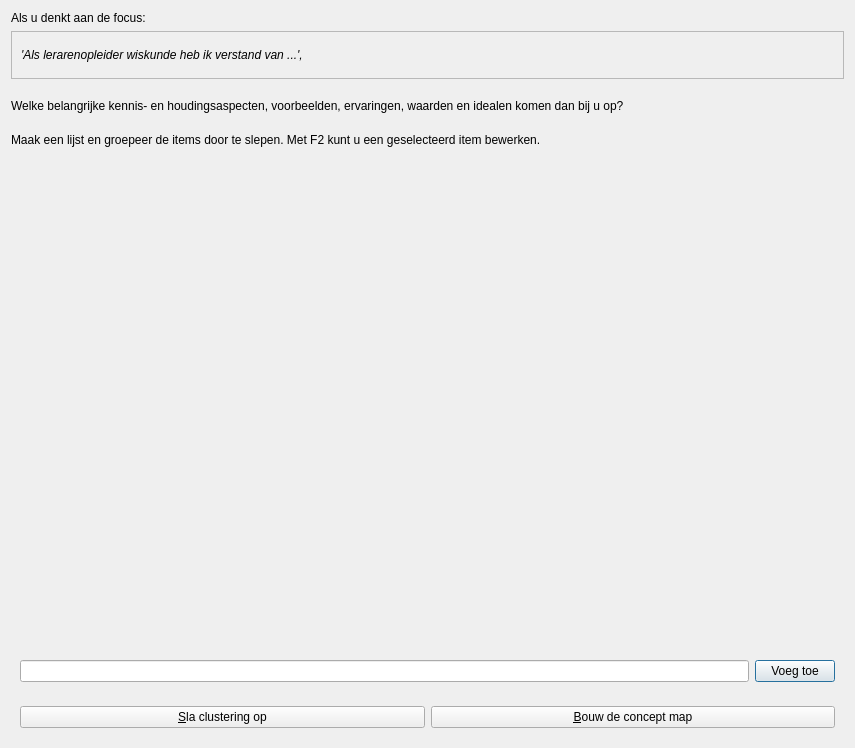
<?xml version="1.0" encoding="UTF-8"?>
<ui version="4.0">
 <class>QtPvdbClusterDialog</class>
 <widget class="QDialog" name="QtPvdbClusterDialog">
  <property name="geometry">
   <rect>
    <x>0</x>
    <y>0</y>
    <width>855</width>
    <height>748</height>
   </rect>
  </property>
  <property name="windowTitle">
   <string>Associeer- en cluster-scherm</string>
  </property>
  <property name="windowIcon">
   <iconset resource="Brainweaver.qrc">
    <normaloff>:/images/PicArrow14x14.png</normaloff>:/images/PicArrow14x14.png</iconset>
  </property>
  <layout class="QVBoxLayout" name="verticalLayout">
   <item>
    <widget class="QLabel" name="label_text_top">
     <property name="sizePolicy">
      <sizepolicy hsizetype="Preferred" vsizetype="Maximum">
       <horstretch>0</horstretch>
       <verstretch>0</verstretch>
      </sizepolicy>
     </property>
     <property name="text">
      <string>Als u denkt aan de focus:</string>
     </property>
    </widget>
   </item>
   <item>
    <widget class="QFrame" name="frame">
     <property name="sizePolicy">
      <sizepolicy hsizetype="Preferred" vsizetype="Maximum">
       <horstretch>0</horstretch>
       <verstretch>0</verstretch>
      </sizepolicy>
     </property>
     <property name="frameShape">
      <enum>QFrame::StyledPanel</enum>
     </property>
     <property name="frameShadow">
      <enum>QFrame::Raised</enum>
     </property>
     <layout class="QVBoxLayout" name="verticalLayout_2">
      <item>
       <widget class="QLabel" name="label_question">
        <property name="sizePolicy">
         <sizepolicy hsizetype="Preferred" vsizetype="Maximum">
          <horstretch>0</horstretch>
          <verstretch>0</verstretch>
         </sizepolicy>
        </property>
        <property name="font">
         <font>
          <weight>50</weight>
          <italic>true</italic>
          <bold>false</bold>
         </font>
        </property>
        <property name="frameShape">
         <enum>QFrame::NoFrame</enum>
        </property>
        <property name="frameShadow">
         <enum>QFrame::Plain</enum>
        </property>
        <property name="text">
         <string>'Als lerarenopleider wiskunde heb ik verstand van ...',</string>
        </property>
        <property name="wordWrap">
         <bool>true</bool>
        </property>
       </widget>
      </item>
     </layout>
    </widget>
   </item>
   <item>
    <widget class="QLabel" name="label_text_middle">
     <property name="sizePolicy">
      <sizepolicy hsizetype="Preferred" vsizetype="Maximum">
       <horstretch>0</horstretch>
       <verstretch>0</verstretch>
      </sizepolicy>
     </property>
     <property name="text">
      <string>Welke belangrijke kennis- en houdingsaspecten, voorbeelden, ervaringen, waarden en idealen komen dan bij u op? </string>
     </property>
     <property name="wordWrap">
      <bool>true</bool>
     </property>
    </widget>
   </item>
   <item>
    <widget class="QLabel" name="label_text_bottom">
     <property name="sizePolicy">
      <sizepolicy hsizetype="Preferred" vsizetype="Maximum">
       <horstretch>0</horstretch>
       <verstretch>0</verstretch>
      </sizepolicy>
     </property>
     <property name="text">
      <string>Maak een lijst en groepeer de items door te slepen. Met F2 kunt u een geselecteerd item bewerken.</string>
     </property>
    </widget>
   </item>
   <item>
    <widget class="QWidget" name="widget_tree" native="true">
     <property name="sizePolicy">
      <sizepolicy hsizetype="Preferred" vsizetype="Minimum">
       <horstretch>0</horstretch>
       <verstretch>0</verstretch>
      </sizepolicy>
     </property>
    </widget>
   </item>
   <item>
    <widget class="QWidget" name="widget_add" native="true">
     <property name="sizePolicy">
      <sizepolicy hsizetype="Preferred" vsizetype="Maximum">
       <horstretch>0</horstretch>
       <verstretch>0</verstretch>
      </sizepolicy>
     </property>
     <layout class="QHBoxLayout" name="horizontalLayout_2">
      <item>
       <widget class="QLineEdit" name="edit">
        <property name="text">
         <string/>
        </property>
       </widget>
      </item>
      <item>
       <widget class="QPushButton" name="button_add">
        <property name="text">
         <string>Voeg toe</string>
        </property>
       </widget>
      </item>
     </layout>
    </widget>
   </item>
   <item>
    <widget class="QWidget" name="widget_bottom" native="true">
     <property name="sizePolicy">
      <sizepolicy hsizetype="Preferred" vsizetype="Maximum">
       <horstretch>0</horstretch>
       <verstretch>0</verstretch>
      </sizepolicy>
     </property>
     <layout class="QHBoxLayout" name="horizontalLayout">
      <item>
       <widget class="QPushButton" name="button_save">
        <property name="text">
         <string>&amp;Sla clustering op</string>
        </property>
       </widget>
      </item>
      <item>
       <widget class="QPushButton" name="button_next">
        <property name="text">
         <string>&amp;Bouw de concept map</string>
        </property>
       </widget>
      </item>
     </layout>
    </widget>
   </item>
  </layout>
 </widget>
 <resources>
  <include location="Brainweaver.qrc"/>
 </resources>
 <connections/>
</ui>
